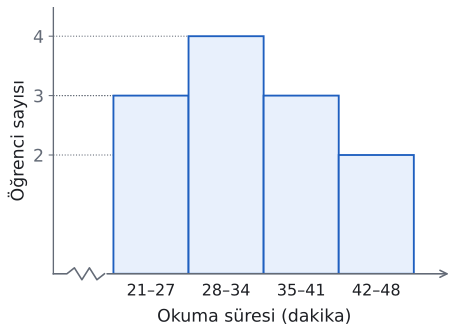

Python code for this plot:
import sys; sys.path.insert(0, "tools")
from cizim import *

# Ders örneği: 12 öğrencinin okuma süreleri, 4 grup, genişlik 7.
GRUPLAR = ['21–27', '28–34', '35–41', '42–48']
FREK = [3, 4, 3, 2]
VURGU = []   # koyu renkli sütunlar (sıra no, 0'dan)
fig, ax = sekil(5.4, 3.6)
k = len(GRUPLAR)
for i, f in enumerate(FREK):
    sol = 0.8 + i
    ax.bar(sol, f, width=1, align="edge", color=MAVI if i in VURGU else MAVI_ACIK, edgecolor=MAVI, lw=1.4, zorder=3)
    ax.hlines(f, 0, sol, color=SOLUK, lw=0.8, ls=":", zorder=1)
    ax.text(sol + 0.5, -0.04 * max(FREK), GRUPLAR[i], ha="center", va="top", fontsize=12, color=YAZI)
# yatay eksen: başta veri olmayan bölge zikzakla gösterilir
z = [0, 0.18, 0.28, 0.38, 0.48, 0.58, 0.68]
zy = [0, 0, 0.025, -0.025, 0.025, -0.025, 0]
ax.plot(z, [v * max(FREK) for v in zy], color=SOLUK, lw=1.2, clip_on=False, zorder=4)
ax.annotate("", xy=(k + 1.3, 0), xytext=(0.68, 0), arrowprops=dict(arrowstyle="->", color=SOLUK, lw=1.2))
ax.set_xlim(0, k + 1.35); ax.set_ylim(0, max(FREK) * 1.12)
ax.set_xticks([]); ax.set_yticks(sorted(set(FREK)))
for s in ("top", "right", "bottom"): ax.spines[s].set_visible(False)
ax.set_xlabel('Okuma süresi (dakika)', labelpad=26)
ax.set_ylabel('Öğrenci sayısı')
kaydet(fig, __file__)
